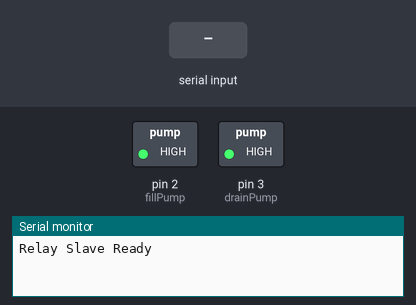
The sketch below on a simulated Arduino Uno, built with avr-gcc and run on an emulated ATmega328P. On the bench: switched loads named in the sketch (green lamp = pin HIGH), the last lines printed to the serial monitor. The test bench sets the inputs (shaded band).

Above: at 1.2 s.
1.3 s: "FILL_ON\n" received over Serial
At 1.6 s:
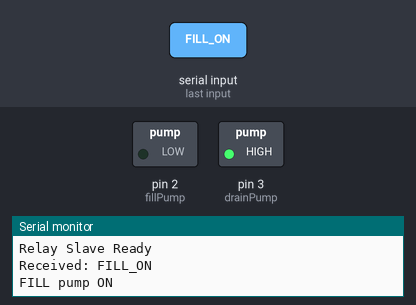
2.8 s: "DRAIN_ON\n" received over Serial
At 4.0 s:
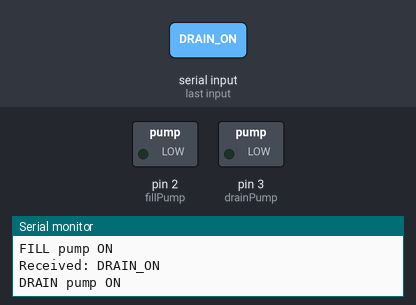
4.3 s: "FILL_OFF\n" received over Serial
At 5.2 s:
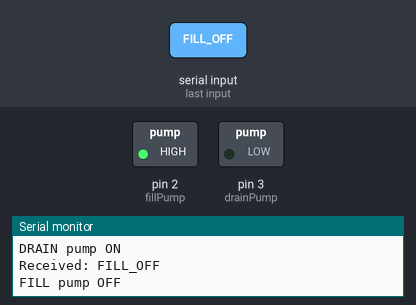
Timing chart, 0 to 7.3 s (numbered marks = the images above; inputs shaded):
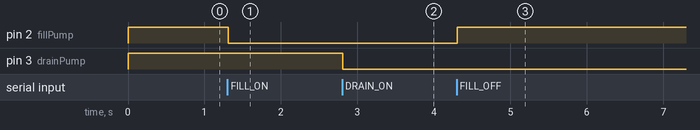

The sketch:

SlaveWashingMachine_Latest.ino
```cpp
const int fillPump = 2;
const int drainPump = 3;

String command = "";

void setup() {
  Serial.begin(9600);

  pinMode(fillPump, OUTPUT);
  pinMode(drainPump, OUTPUT);

  digitalWrite(fillPump, HIGH);   // OFF (relay is active LOW)
  digitalWrite(drainPump, HIGH);  // OFF

  Serial.println("Relay Slave Ready");
}

void loop() {
  if (Serial.available()) {
    char c = Serial.read();
    if (c == '\n') {
      Serial.print("Received: ");
      Serial.println(command);
      handleCommand(command);
      command = "";
    } else {
      command += c;
    }
  }
}

void handleCommand(String cmd) {
  cmd.trim();

  if (cmd == "FILL_ON") {
    digitalWrite(fillPump, LOW);  // Relay ON
    Serial.println("FILL pump ON");
  }
  else if (cmd == "FILL_OFF") {
    digitalWrite(fillPump, HIGH); // Relay OFF
    Serial.println("FILL pump OFF");
  }
  else if (cmd == "DRAIN_ON") {
    digitalWrite(drainPump, LOW); // Relay ON
    Serial.println("DRAIN pump ON");
  }
  else if (cmd == "DRAIN_OFF") {
    digitalWrite(drainPump, HIGH); // Relay OFF
    Serial.println("DRAIN pump OFF");
  }
  else {
    Serial.println("Unknown command");
  }
}
```

Measured:
- after the input at 1.3 s, pin 2 (fillPump): HIGH → LOW at once
- after the input at 2.8 s, pin 3 (drainPump): HIGH → LOW at once
- after the input at 4.3 s, pin 2 (fillPump): LOW → HIGH at once
